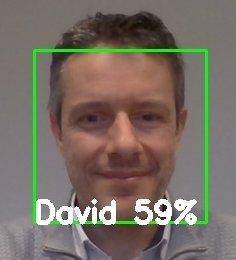
#> input picture images/Fialaire_David.jpg, 236 x 260 px
$ jupyter execute --allow-errors Recup_ipwidget4.ipynb
#> lines starting #> are read from the running program, lines starting #| are printed output that depends on the picture
[cell 1]
import cv2
img = cv2.imread("./images/Fialaire_David.jpg", cv2.IMREAD_COLOR)
#> img is the input picture: shape (260, 236, 3); mean B, G, R 100.3, 111.3, 120.1
type(img)

[cell 2]
from matplotlib import pyplot as plt
import cv2
img = cv2.imread("./images/Fialaire_David.jpg", cv2.IMREAD_COLOR)
img_rgb = cv2.cvtColor(img, cv2.COLOR_BGR2RGB)

plt.imshow(img_rgb)
# without this we will see ticks like in a graph
plt.xticks([]), plt.yticks([])
plt.title("Example image")
plt.show()
# img_rgb = flip(img_rgb, img_rgb, +1)
img_rgb = cv2.flip(img_rgb, 0)
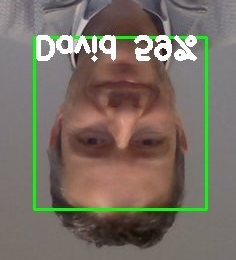
#> img_rgb: shape (260, 236, 3); mean R, G, B 120.1, 111.3, 100.3
# image = cv2.flip(src, 0)
plt.imshow(img_rgb)
# without this we will see ticks like in a graph
plt.xticks([]), plt.yticks([])
plt.title("Example image")
plt.show()
